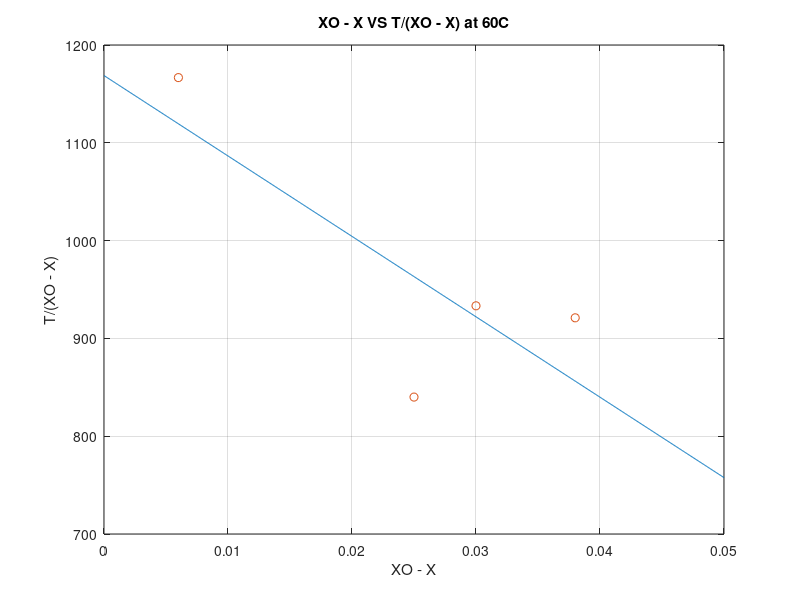

Write the MATLAB code that produced this figure.
X = [0.006,0.025,0.030,0.038];
Y = [1166.67,840,933.33,921.053];
func = @(x,X)x(1)*X + x(2);
x0 = [100,100];
val = lsqcurvefit(func,x0,X,Y);
xmesh = linspace(0,0.05,1000);
ymesh = xmesh*val(1) + val(2);
plot(xmesh,ymesh)
hold on
plot(X,Y,'o');

xlabel('XO - X');
ylabel('T/(XO - X)');
title('XO - X VS T/(XO - X) at 60C');
grid on